Frame 1 (no input): blank canvas, image omitted
Frame 60 (the mouse pressed at the canvas centre just before this capture): blank canvas, image omitted
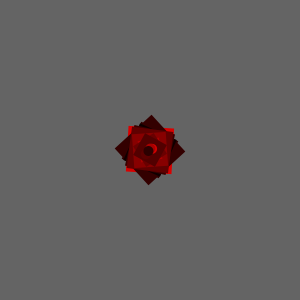
Frame 120 (the mouse held since frame 60 and released just before this capture)

The Processing sketch whose frames 1 and 60 were blank and that drew this single picture after the mouse press (run headless with seeded random() and noise(); from frame 60 on, the mouse is pressed at the canvas centre):

// Processing sketch: processing_95366
// ── processing_95366.pde

// Cliquer pour ajouter des bibittes.
// Appuyer sur une touche du clavier pour eliminer
// la derniere bibitte qui a ete ajoutee
  
  
ArrayList <Bibitte> bibittes;
  
void setup() {
    
  size(300,300);
  smooth();
    
  // Un ArrayList est un objet
  bibittes = new ArrayList();
  
}
  
  
void draw() {
    
  background(100);
    
  // Pour trouver la taille d'un tableau, on utilise .length
  // Pour trouver la taille d'un  ArrayList, on untile .size()
   for ( int i = 0 ; i < bibittes.size() ; i++ ) {
     Bibitte b = bibittes.get(i);
     b.draw();
   }
     
   if (mousePressed) {
  color c = color(random(256),0,0);
  
  if ( random(100) > 50 ) {
  
  Bibitte b = new RectQuiTourne(mouseX,mouseY,c,random(20,50));
  bibittes.add(b);
  
  } else {
    Bibitte b = new Bibitte(mouseX,mouseY,c);
  bibittes.add(b);
  }
}
}
  
  
  
void keyPressed() {
    
  if ( bibittes.size() > 0 ) {
    
    
    
    // Retirer la derniere
    bibittes.remove( bibittes.size()-1 );
      
  }
    
}
 
class Bibitte {
   
  
 float x;
 float y;
 color c;
  
  Bibitte( float x_ , float y_ , color c_ ) {
     
   x = x_;
   y = y_;
   c = c_;
      
  }
    
    
  void draw() {
      
    x = x + random(-2,2);
    y = y + random(-2,2);
      
    noStroke();
    fill(c);
    ellipse( x , y , 10 , 10 );
      
  }
    
    
    
}
 
 
 
class RectQuiTourne extends Bibitte {
   
  float compteur;
  
  float taille;
   
  RectQuiTourne( float x , float y , color c, float t ) {
        super(x,y,c);
    taille = t;

     
  }
   
  void draw() {
    
     
    compteur = compteur + 0.1;
    pushMatrix();
    translate(x,y);
    rotate(compteur);
    rectMode(CENTER);
    fill(c);
    rect(0,0,taille,taille);
    popMatrix();
     
     
  }
   
   
   
   
   
}
